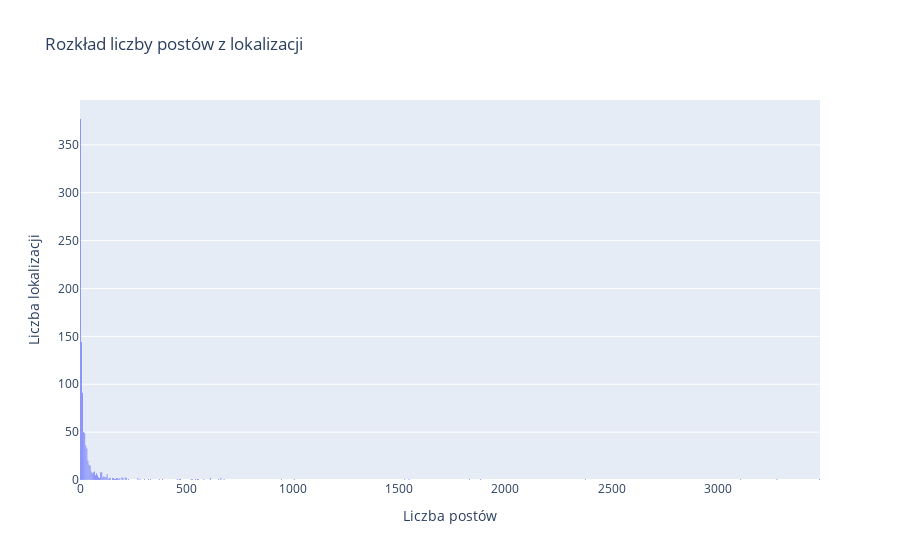

The notebook cell saved with this chart:
### Code cell
import plotly.graph_objects as go
import numpy as np

fig = go.Figure()
fig.add_trace(go.Histogram(
    x=df_posts_in_locations.iloc[:-1, :]["n_posts"],
        name='control', # name used in legend and hover labels
        nbinsx=1000
))

fig.update_layout(
    title_text='Rozkład liczby postów z lokalizacji', # title of plot
    xaxis_title_text='Liczba postów', # xaxis label
    yaxis_title_text='Liczba lokalizacji', # yaxis label
    bargap=0.2, # gap between bars of adjacent location coordinates
    bargroupgap=0.2) # gap between bars of the same location coordinates


fig.show()

### Figure 1 — Plotly figure (JSON) as saved in the notebook; plotly's stock layout.template omitted (floating-point values rounded to 4 significant figures; data arrays with more than 128 entries replaced by an {"elided": "..."} marker saying what was removed)
{"data": [{"name": "control", "nbinsx": 1000, "type": "histogram", "x": {"elided": "983 int values"}}], "layout": {"bargap": 0.2, "bargroupgap": 0.2, "title": {"text": "Rozkład liczby postów z lokalizacji"}, "xaxis": {"title": {"text": "Liczba postów"}}, "yaxis": {"title": {"text": "Liczba lokalizacji"}}}}
